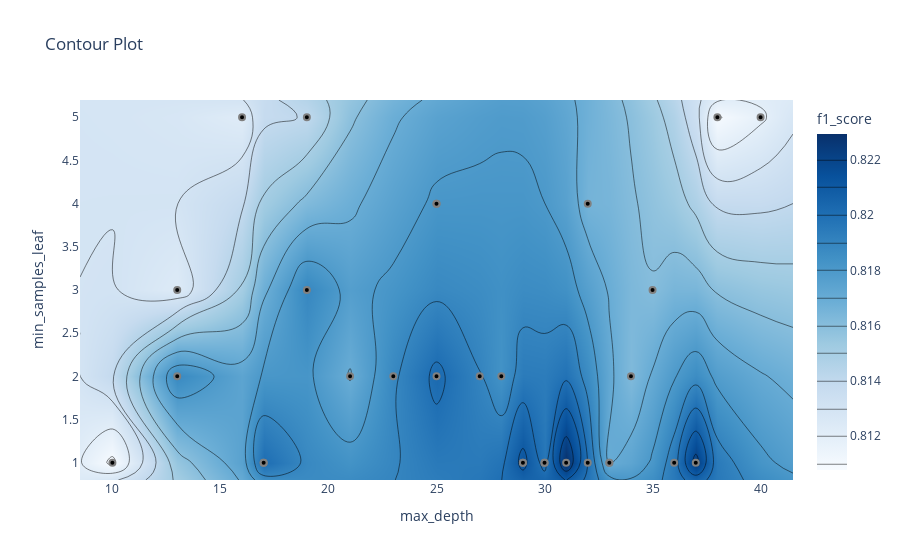

Notebook cell for this chart:
### Code cell
optuna.visualization.plot_contour(study, params=["max_depth", "min_samples_leaf"], target_name="f1_score")

### Figure 1 — Plotly figure (JSON) as saved in the notebook; plotly's stock layout.template omitted (floating-point values rounded to 4 significant figures; data arrays with more than 128 entries replaced by an {"elided": "..."} marker saying what was removed)
{"data": [{"colorbar": {"title": {"text": "f1_score"}}, "colorscale": [[0, "rgb(247,251,255)"], [0.125, "rgb(222,235,247)"], [0.25, "rgb(198,219,239)"], [0.375, "rgb(158,202,225)"], [0.5, "rgb(107,174,214)"], [0.625, "rgb(66,146,198)"], [0.75, "rgb(33,113,181)"], [0.875, "rgb(8,81,156)"], [1, "rgb(8,48,107)"]], "connectgaps": true, "contours": {"coloring": "heatmap"}, "hoverinfo": "none", "line": {"smoothing": 1.3}, "reversescale": false, "type": "contour", "x": [8.5, 10, 13, 16, 17, 19, 21, 23, 25, 27, 28, 29, 30, 31, 32, 33, 34, 35, 36, 37, 38, 40, 41.5], "y": [0.8, 1, 2, 3, 4, 5, 5.2], "z": {"elided": "7x23 float values"}}, {"marker": {"color": "black", "line": {"color": "Grey", "width": 2}}, "mode": "markers", "showlegend": false, "type": "scatter", "x": [29, 38, 34, 40, 19, 16, 19, 35, 17, 25, 10, 25, 25, 13, 21, 30, 23, 29, 30, 17, 13, 27, 33, 33, 32, 36, 28, 31, 32, 37], "y": [1, 5, 2, 5, 5, 5, 3, 3, 1, 4, 1, 4, 2, 2, 2, 1, 2, 1, 1, 1, 3, 2, 1, 1, 1, 1, 2, 1, 4, 1]}], "layout": {"title": {"text": "Contour Plot"}, "xaxis": {"range": [8.5, 41.5], "title": {"text": "max_depth"}}, "yaxis": {"range": [0.8, 5.2], "title": {"text": "min_samples_leaf"}}}}
